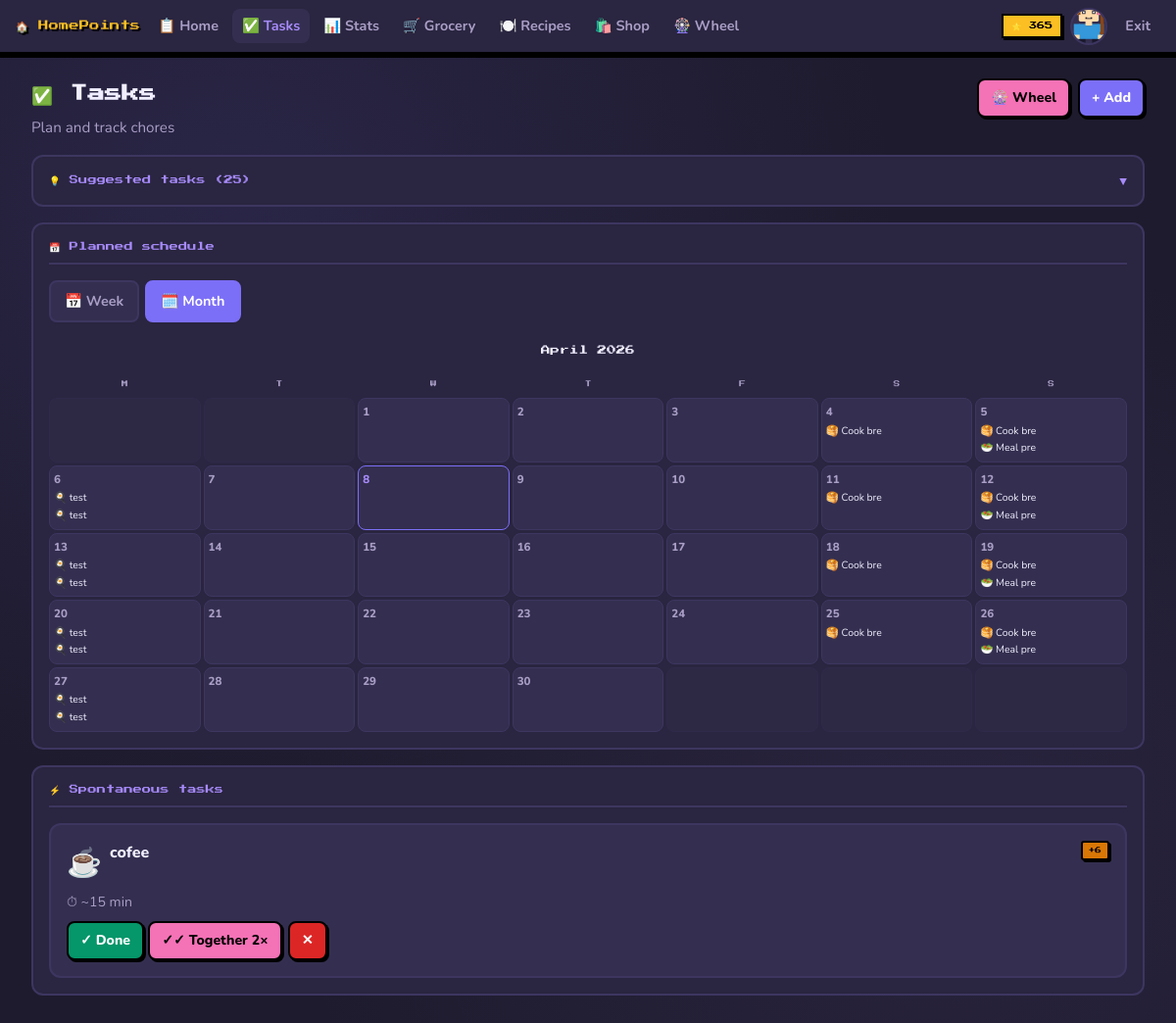
Page /tasks?view=month (signed in) on the committed database.
### tables this page shows
CREATE TABLE users (
        id INTEGER PRIMARY KEY AUTOINCREMENT,
        username TEXT UNIQUE NOT NULL,
        password TEXT NOT NULL,
        household_id TEXT,
        points INTEGER DEFAULT 0,
        created_at TIMESTAMP DEFAULT CURRENT_TIMESTAMP
    , avatar_skin INTEGER DEFAULT 0, avatar_hair INTEGER DEFAULT 0, avatar_top INTEGER DEFAULT 0, hidden_suggestions TEXT DEFAULT '', avatar_hair_long INTEGER DEFAULT 0, avatar_hair_style TEXT DEFAULT 'short', avatar_hair_color TEXT DEFAULT '#8B4513', avatar_skin_color TEXT DEFAULT '#FFDBAC', avatar_shirt TEXT DEFAULT '#e74c3c', avatar_shirt_dark TEXT DEFAULT '#c0392b', avatar_pants TEXT DEFAULT '#4a6fa5', avatar_outfit TEXT DEFAULT 'tshirt', avatar_accessory TEXT DEFAULT 'none');

CREATE TABLE tasks (
        id INTEGER PRIMARY KEY AUTOINCREMENT,
        household_id TEXT NOT NULL,
        title TEXT NOT NULL,
        description TEXT,
        points INTEGER DEFAULT 10,
        task_type TEXT DEFAULT 'spontaneous',  -- 'spontaneous' or 'planned'
        day_of_week TEXT,                      -- for planned tasks: Mon/Tue/etc
        assigned_to INTEGER,
        created_by INTEGER NOT NULL,
        completed_by INTEGER,
        completed_at TIMESTAMP,
        status TEXT DEFAULT 'pending',         -- pending / done
        created_at TIMESTAMP DEFAULT CURRENT_TIMESTAMP
    , icon TEXT DEFAULT '⭐', done_together INTEGER DEFAULT 0, frequency TEXT DEFAULT 'once', duration_mins INTEGER DEFAULT 0, actual_mins INTEGER DEFAULT 0);

### app.py (the view, shortened to what this page needs)
@app.route('/tasks')
@login_required
def tasks():
    user = get_current_user()
    view = request.args.get('view','week')
    conn = get_db()
    members = get_household_members(user['household_id'])
    today = date.today()
    all_planned_tasks = conn.execute(
        '''SELECT * FROM tasks WHERE household_id=? AND task_type="planned"
        AND status="pending" ORDER BY title''', (user['household_id'],)).fetchall()
    planned = {day: [] for day in DAYS}
    for task in all_planned_tasks:
        dow  = task['day_of_week'] or ''
        freq = task['frequency'] or 'once'
        if freq == 'daily':
            for day in DAYS:
                planned[day].append(task)
        elif freq == 'weekly':
            for day in [d.strip() for d in dow.split(',') if d.strip() in DAYS]:
                planned[day].append(task)
        elif freq == 'biweekly':
            if dow in DAYS:
                planned[dow].append(task)
        elif freq == 'monthly':
            if dow and ':' in dow:
                parts = dow.split(':')
                weekday_name = parts[1] if len(parts) > 1 else ''
                if weekday_name in DAYS:
                    occurrence_map = {'first':1,'second':2,'third':3,'fourth':4}
                    n = occurrence_map.get(parts[0], 1)
                    count = 0
                    for d in range(1, 32):
                        try:
                            candidate = today.replace(day=d)
                        except:
                            break
                        if candidate.strftime('%A') == weekday_name:
                            count += 1
                            if count == n:
                                week_start = today - timedelta(days=today.weekday())
                                week_end   = week_start + timedelta(days=6)
                                if week_start <= candidate <= week_end:
                                    planned[weekday_name].append(task)
                                break
        elif freq == 'once':
            if dow in DAYS:
                planned[dow].append(task)
    spontaneous = conn.execute('''SELECT * FROM tasks WHERE household_id=? AND task_type="spontaneous"
        AND status="pending" ORDER BY created_at DESC''',(user['household_id'],)).fetchall()
    conn.close()
    hidden = get_hidden_suggestions(user)
    visible_suggested = [s for s in SUGGESTED_TASKS if s['id'] not in hidden]
    return render_template('tasks.html', user=user, planned=planned, spontaneous=spontaneous,
        days=DAYS, members=members, suggested=visible_suggested,
        all_suggested_count=len(SUGGESTED_TASKS),
        icons=TASK_ICONS, now=datetime.now(), view=view, frequencies=FREQUENCY_OPTIONS,
        today=today, current_month=today.strftime('%B %Y'),
        month_days=calendar.monthcalendar(today.year, today.month),
        points_per_minute=POINTS_PER_MINUTE)

### app.py (called while the page is built)
def get_db():
    conn = sqlite3.connect(DB)
    conn.row_factory = sqlite3.Row
    return conn

def login_required(f):
    from functools import wraps
    @wraps(f)
    def decorated(*args, **kwargs):
        if 'user_id' not in session: return redirect(url_for('login'))
        return f(*args, **kwargs)
    return decorated

def get_current_user():
    if 'user_id' not in session: return None
    conn = get_db()
    u = conn.execute('SELECT * FROM users WHERE id=?',(session['user_id'],)).fetchone()
    conn.close()
    return u

def get_household_members(hid):
    conn = get_db()
    m = conn.execute('SELECT * FROM users WHERE household_id=?',(hid,)).fetchall()
    conn.close()
    return m

def get_hidden_suggestions(user):
    try:
        h = user['hidden_suggestions'] or ''
        return set(h.split(',')) if h else set()
    except: return set()

@app.context_processor
def inject_globals():
    return dict(user=get_current_user())

### templates/tasks.html (shortened to what this page needs)
{% extends "base.html" %}
{% block content %}
<div class="page-header">
  <div>
    <h1>✅ Tasks</h1>
    <p class="subtitle">Plan and track chores</p>
  </div>
  <div style="display:flex;gap:8px;flex-wrap:wrap">
    <a href="{{ url_for('wheel') }}" class="btn btn-together btn-sm">🎡 Wheel</a>
    <button class="btn btn-primary btn-sm" onclick="toggleModal('add-task-modal')">+ Add</button>
  </div>
</div>
<div class="panel">
  <button class="suggested-toggle" onclick="toggleSuggested(this)" id="sug-toggle">
    <span>💡 Suggested tasks ({{ suggested|length }})</span>
    <span class="arrow">▼</span>
  </button>
</div>
<div class="panel">
  <div class="panel-title">
    <span>📅 Planned schedule</span>
  </div>
  <div class="view-tabs">
    <a href="{{ url_for('tasks', view='week') }}" class="view-tab {% if view=='week' %}active{% endif %}">📅 Week</a>
    <a href="{{ url_for('tasks', view='month') }}" class="view-tab {% if view=='month' %}active{% endif %}">🗓️ Month</a>
  </div>
  {% if view == 'week' %}
  <div class="week-grid">
    {% for day in days %}
    {% set is_today = day == now.strftime('%A') %}
    <div class="day-col {% if is_today %}day-today{% endif %}">
      <div class="day-header">
        {{ day[:3].upper() }}
        {% if is_today %}<br>▼{% endif %}
      </div>
      {% if planned[day] %}
        {% for task in planned[day] %}
        <div class="day-task">
          <span class="day-task-icon">{{ task.icon if task.icon else '⭐' }}</span>
          <div class="day-task-title">{{ task.title }}</div>
          {% if task.frequency and task.frequency != 'once' and task.frequency != 'weekly' %}
          {% set freq_labels = {'daily':'every day','weekdays':'weekdays','2x_week':'2× week','3x_week':'3× week','biweekly':'biweekly','monthly':'monthly'} %}
          <div class="day-task-freq">{{ freq_labels.get(task.frequency, task.frequency) }}</div>
          {% endif %}
          <div class="day-task-pts">+{{ task.points }}p</div>
          <div class="day-task-btns">
            <form method="POST" action="{{ url_for('complete_task', task_id=task.id) }}" style="display:inline">
              <button class="btn-done" name="together" value="no">✓</button>
              <button class="btn-done together" name="together" value="yes">✓✓</button>
            </form>
            <form method="POST" action="{{ url_for('delete_task', task_id=task.id) }}" style="display:inline">
              <button class="btn-done" style="border-color:var(--red);color:var(--red)" onclick="return confirm('Delete?')">✕</button>
            </form>
          </div>
        </div>
        {% endfor %}
      {% else %}
        <div class="day-empty">·</div>
      {% endif %}
    </div>
    {% endfor %}
  </div>
  {% else %}
  <div style="text-align:center;margin-bottom:.75rem">
    <span style="font-family:'Press Start 2P',monospace;font-size:.6rem">{{ current_month }}</span>
  </div>
  <div class="month-grid">
    {% for dn in ['M','T','W','T','F','S','S'] %}
    <div class="month-day-header">{{ dn }}</div>
    {% endfor %}
    {% for week in month_days %}
      {% for day_num in week %}
      <div class="month-day {% if day_num == today.day %}today{% endif %} {% if day_num == 0 %}other-month{% endif %}">
        {% if day_num != 0 %}
        <div class="month-day-num">{{ day_num }}</div>
        {% set day_name = ['Monday','Tuesday','Wednesday','Thursday','Friday','Saturday','Sunday'][loop.index0] %}
        {% for task in planned[day_name] %}
        <span class="month-task-dot">{{ task.icon if task.icon else '⭐' }} {{ task.title[:8] }}</span>
        {% endfor %}
        {% endif %}
      </div>
      {% endfor %}
    {% endfor %}
  </div>
  {% endif %}
</div>
<div class="panel">
  <div class="panel-title">⚡ Spontaneous tasks</div>
  {% if spontaneous %}
    <div class="task-cards">
      {% for task in spontaneous %}
      <div class="task-card">
        <div class="task-card-header">
          <span class="task-card-icon">{{ task.icon if task.icon else '⭐' }}</span>
          <span class="task-card-title">{{ task.title }}</span>
          <span class="badge badge-points">+{{ task.points }}</span>
        </div>
        {% if task.duration_mins %}<p class="task-card-desc">⏱ ~{{ task.duration_mins }} min</p>{% endif %}
        <div class="task-card-footer">
          <div class="task-actions">
            <form method="POST" action="{{ url_for('complete_task', task_id=task.id) }}" style="display:inline">
              <button class="btn btn-success btn-sm" name="together" value="no">✓ Done</button>
              <button class="btn btn-together btn-sm" name="together" value="yes">✓✓ Together 2×</button>
            </form>
            <form method="POST" action="{{ url_for('delete_task', task_id=task.id) }}" style="display:inline">
              <button class="btn btn-danger btn-sm" onclick="return confirm('Delete?')">✕</button>
            </form>
          </div>
        </div>
      </div>
      {% endfor %}
    </div>
  {% else %}
    <p class="empty-state">No spontaneous tasks 🌻</p>
  {% endif %}
</div>
{% endblock %}

### templates/base.html (shortened to what this page needs)
<!DOCTYPE html>
<html lang="en">
<head>
  <link rel="stylesheet" href="{{ url_for('static', filename='css/style.css') }}">
</head>
<body>
{% if session.user_id %}
<nav class="navbar">
  <a href="{{ url_for('dashboard') }}" class="nav-logo">🏠 HomePoints</a>
  <div class="nav-links">
    <a href="{{ url_for('dashboard') }}"  class="nav-link {% if request.endpoint=='dashboard' %}active{% endif %}">📋 Home</a>
    <a href="{{ url_for('tasks') }}"      class="nav-link {% if request.endpoint=='tasks' %}active{% endif %}">✅ Tasks</a>
    <a href="{{ url_for('stats') }}"      class="nav-link {% if request.endpoint=='stats' %}active{% endif %}">📊 Stats</a>
    <a href="{{ url_for('groceries') }}"  class="nav-link {% if request.endpoint=='groceries' %}active{% endif %}">🛒 Grocery</a>
    <a href="{{ url_for('recipes') }}"    class="nav-link {% if request.endpoint=='recipes' %}active{% endif %}">🍽️ Recipes</a>
    <a href="{{ url_for('shop') }}"       class="nav-link {% if request.endpoint=='shop' %}active{% endif %}">🛍️ Shop</a>
    <a href="{{ url_for('wheel') }}"      class="nav-link {% if request.endpoint=='wheel' %}active{% endif %}">🎡 Wheel</a>
  </div>
  <div class="nav-right">
    <span class="nav-points">⭐ {{ user.points if user else 0 }}</span>
    {% if user %}
    <a href="{{ url_for('avatar') }}" style="display:flex;align-items:center;width:38px;height:38px;border:2px solid var(--border);border-radius:50%;overflow:hidden;background:var(--bg3);flex-shrink:0" title="Edit avatar">
    </a>
    {% endif %}
    <a href="{{ url_for('logout') }}" class="nav-link" style="display:none" id="desktop-logout">Exit</a>
  </div>
</nav>
{% endif %}
<main class="main-content">
  {% block content %}{% endblock %}
</main>
</body>
</html>

### rows in the picture
users: points "365"
tasks: icon "🥞", title "Cook bre"
tasks: icon "🥗", title "Meal pre"
tasks: icon "🍳", title "test"
tasks: icon "🍳", title "test"
tasks: icon "☕", title "cofee", points "6", duration_mins "15"

### other values in the picture
{{ suggested|length }} "25"
{{ dn }} "M" "T" "W" "T" "F" "S" "S"
{{ day_num }} "1" "2" "3" "4" "5" "6" "7" "8" "9" "10" "11" "12" "13" "14" "15" "16" "17" "18" "19" "20" "21" "22" "23" "24" "25" "26" "27" "28" "29" "30"
